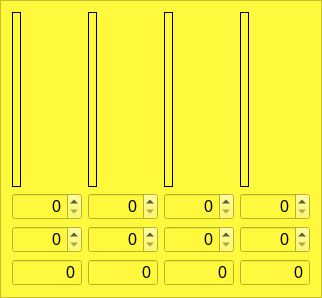
         <widget class="QFrame" name="frame_legendary">
          <property name="styleSheet">
           <string notr="true">background-color: rgb(255, 249, 62);
border-color: rgb(0, 0, 0);
gridline-color: rgb(0, 0, 0);
selection-color: rgb(0, 0, 0);</string>
          </property>
          <property name="frameShape">
           <enum>QFrame::StyledPanel</enum>
          </property>
          <property name="frameShadow">
           <enum>QFrame::Raised</enum>
          </property>
          <layout class="QHBoxLayout" name="horizontalLayout_2">
           <item>
            <layout class="QVBoxLayout" name="verticalLayout_12">
             <item>
              <widget class="QLabel" name="l4_pic">
               <property name="sizePolicy">
                <sizepolicy hsizetype="Fixed" vsizetype="Fixed">
                 <horstretch>0</horstretch>
                 <verstretch>0</verstretch>
                </sizepolicy>
               </property>
               <property name="minimumSize">
                <size>
                 <width>0</width>
                 <height>175</height>
                </size>
               </property>
               <property name="frameShape">
                <enum>QFrame::Box</enum>
               </property>
               <property name="text">
                <string/>
               </property>
               <property name="pixmap">
                <pixmap resource="../img/img_files.qrc">:/img/L4.png</pixmap>
               </property>
               <property name="scaledContents">
                <bool>true</bool>
               </property>
               <property name="alignment">
                <set>Qt::AlignCenter</set>
               </property>
              </widget>
             </item>
             <item>
              <widget class="QDoubleSpinBox" name="sb_l4_atual">
               <property name="sizePolicy">
                <sizepolicy hsizetype="MinimumExpanding" vsizetype="Maximum">
                 <horstretch>0</horstretch>
                 <verstretch>0</verstretch>
                </sizepolicy>
               </property>
               <property name="font">
                <font>
                 <pointsize>12</pointsize>
                </font>
               </property>
               <property name="alignment">
                <set>Qt::AlignRight|Qt::AlignTrailing|Qt::AlignVCenter</set>
               </property>
               <property name="accelerated">
                <bool>true</bool>
               </property>
               <property name="showGroupSeparator" stdset="0">
                <bool>true</bool>
               </property>
               <property name="decimals">
                <number>0</number>
               </property>
              </widget>
             </item>
             <item>
              <widget class="QDoubleSpinBox" name="sb_l4_wanted">
               <property name="sizePolicy">
                <sizepolicy hsizetype="MinimumExpanding" vsizetype="Maximum">
                 <horstretch>0</horstretch>
                 <verstretch>0</verstretch>
                </sizepolicy>
               </property>
               <property name="font">
                <font>
                 <pointsize>12</pointsize>
                </font>
               </property>
               <property name="alignment">
                <set>Qt::AlignRight|Qt::AlignTrailing|Qt::AlignVCenter</set>
               </property>
               <property name="accelerated">
                <bool>true</bool>
               </property>
               <property name="showGroupSeparator" stdset="0">
                <bool>true</bool>
               </property>
               <property name="decimals">
                <number>0</number>
               </property>
              </widget>
             </item>
             <item>
              <widget class="QDoubleSpinBox" name="sb_l4_needed">
               <property name="sizePolicy">
                <sizepolicy hsizetype="MinimumExpanding" vsizetype="Maximum">
                 <horstretch>0</horstretch>
                 <verstretch>0</verstretch>
                </sizepolicy>
               </property>
               <property name="font">
                <font>
                 <pointsize>12</pointsize>
                </font>
               </property>
               <property name="alignment">
                <set>Qt::AlignRight|Qt::AlignTrailing|Qt::AlignVCenter</set>
               </property>
               <property name="readOnly">
                <bool>true</bool>
               </property>
               <property name="buttonSymbols">
                <enum>QAbstractSpinBox::NoButtons</enum>
               </property>
               <property name="accelerated">
                <bool>true</bool>
               </property>
               <property name="showGroupSeparator" stdset="0">
                <bool>true</bool>
               </property>
               <property name="decimals">
                <number>0</number>
               </property>
               <property name="maximum">
                <double>99999999999999996863366107917975552.000000000000000</double>
               </property>
              </widget>
             </item>
            </layout>
           </item>
           <item>
            <layout class="QVBoxLayout" name="verticalLayout_11">
             <item>
              <widget class="QLabel" name="l3_pic">
               <property name="sizePolicy">
                <sizepolicy hsizetype="Fixed" vsizetype="Fixed">
                 <horstretch>0</horstretch>
                 <verstretch>0</verstretch>
                </sizepolicy>
               </property>
               <property name="minimumSize">
                <size>
                 <width>0</width>
                 <height>175</height>
                </size>
               </property>
               <property name="frameShape">
                <enum>QFrame::Box</enum>
               </property>
               <property name="text">
                <string/>
               </property>
               <property name="pixmap">
                <pixmap resource="../img/img_files.qrc">:/img/L3.png</pixmap>
               </property>
               <property name="scaledContents">
                <bool>true</bool>
               </property>
               <property name="alignment">
                <set>Qt::AlignCenter</set>
               </property>
              </widget>
             </item>
             <item>
              <widget class="QDoubleSpinBox" name="sb_l3_atual">
               <property name="sizePolicy">
                <sizepolicy hsizetype="MinimumExpanding" vsizetype="Maximum">
                 <horstretch>0</horstretch>
                 <verstretch>0</verstretch>
                </sizepolicy>
               </property>
               <property name="font">
                <font>
                 <pointsize>12</pointsize>
                </font>
               </property>
               <property name="alignment">
                <set>Qt::AlignRight|Qt::AlignTrailing|Qt::AlignVCenter</set>
               </property>
               <property name="accelerated">
                <bool>true</bool>
               </property>
               <property name="showGroupSeparator" stdset="0">
                <bool>true</bool>
               </property>
               <property name="decimals">
                <number>0</number>
               </property>
              </widget>
             </item>
             <item>
              <widget class="QDoubleSpinBox" name="sb_l3_wanted">
               <property name="sizePolicy">
                <sizepolicy hsizetype="MinimumExpanding" vsizetype="Maximum">
                 <horstretch>0</horstretch>
                 <verstretch>0</verstretch>
                </sizepolicy>
               </property>
               <property name="font">
                <font>
                 <pointsize>12</pointsize>
                </font>
               </property>
               <property name="alignment">
                <set>Qt::AlignRight|Qt::AlignTrailing|Qt::AlignVCenter</set>
               </property>
               <property name="accelerated">
                <bool>true</bool>
               </property>
               <property name="showGroupSeparator" stdset="0">
                <bool>true</bool>
               </property>
               <property name="decimals">
                <number>0</number>
               </property>
              </widget>
             </item>
             <item>
              <widget class="QDoubleSpinBox" name="sb_l3_needed">
               <property name="sizePolicy">
                <sizepolicy hsizetype="MinimumExpanding" vsizetype="Maximum">
                 <horstretch>0</horstretch>
                 <verstretch>0</verstretch>
                </sizepolicy>
               </property>
               <property name="font">
                <font>
                 <pointsize>12</pointsize>
                </font>
               </property>
               <property name="alignment">
                <set>Qt::AlignRight|Qt::AlignTrailing|Qt::AlignVCenter</set>
               </property>
               <property name="readOnly">
                <bool>true</bool>
               </property>
               <property name="buttonSymbols">
                <enum>QAbstractSpinBox::NoButtons</enum>
               </property>
               <property name="accelerated">
                <bool>true</bool>
               </property>
               <property name="showGroupSeparator" stdset="0">
                <bool>true</bool>
               </property>
               <property name="decimals">
                <number>0</number>
               </property>
               <property name="maximum">
                <double>99999999999999997748809823456034029568.000000000000000</double>
               </property>
              </widget>
             </item>
            </layout>
           </item>
           <item>
            <layout class="QVBoxLayout" name="verticalLayout_10">
             <item>
              <widget class="QLabel" name="l2_pic">
               <property name="sizePolicy">
                <sizepolicy hsizetype="Fixed" vsizetype="Fixed">
                 <horstretch>0</horstretch>
                 <verstretch>0</verstretch>
                </sizepolicy>
               </property>
               <property name="minimumSize">
                <size>
                 <width>0</width>
                 <height>175</height>
                </size>
               </property>
               <property name="layoutDirection">
                <enum>Qt::LeftToRight</enum>
               </property>
               <property name="frameShape">
                <enum>QFrame::Box</enum>
               </property>
               <property name="text">
                <string/>
               </property>
               <property name="pixmap">
                <pixmap resource="../img/img_files.qrc">:/img/L2.png</pixmap>
               </property>
               <property name="scaledContents">
                <bool>true</bool>
               </property>
               <property name="alignment">
                <set>Qt::AlignCenter</set>
               </property>
              </widget>
             </item>
             <item>
              <widget class="QDoubleSpinBox" name="sb_l2_atual">
               <property name="sizePolicy">
                <sizepolicy hsizetype="MinimumExpanding" vsizetype="Maximum">
                 <horstretch>0</horstretch>
                 <verstretch>0</verstretch>
                </sizepolicy>
               </property>
               <property name="font">
                <font>
                 <pointsize>12</pointsize>
                </font>
               </property>
               <property name="frame">
                <bool>true</bool>
               </property>
               <property name="alignment">
                <set>Qt::AlignRight|Qt::AlignTrailing|Qt::AlignVCenter</set>
               </property>
               <property name="accelerated">
                <bool>true</bool>
               </property>
               <property name="showGroupSeparator" stdset="0">
                <bool>true</bool>
               </property>
               <property name="decimals">
                <number>0</number>
               </property>
              </widget>
             </item>
             <item>
              <widget class="QDoubleSpinBox" name="sb_l2_wanted">
               <property name="sizePolicy">
                <sizepolicy hsizetype="MinimumExpanding" vsizetype="Maximum">
                 <horstretch>0</horstretch>
                 <verstretch>0</verstretch>
                </sizepolicy>
               </property>
               <property name="font">
                <font>
                 <pointsize>12</pointsize>
                </font>
               </property>
               <property name="alignment">
                <set>Qt::AlignRight|Qt::AlignTrailing|Qt::AlignVCenter</set>
               </property>
               <property name="accelerated">
                <bool>true</bool>
               </property>
               <property name="showGroupSeparator" stdset="0">
                <bool>true</bool>
               </property>
               <property name="decimals">
                <number>0</number>
               </property>
              </widget>
             </item>
             <item>
              <widget class="QDoubleSpinBox" name="sb_l2_needed">
               <property name="sizePolicy">
                <sizepolicy hsizetype="MinimumExpanding" vsizetype="Maximum">
                 <horstretch>0</horstretch>
                 <verstretch>0</verstretch>
                </sizepolicy>
               </property>
               <property name="font">
                <font>
                 <pointsize>12</pointsize>
                </font>
               </property>
               <property name="alignment">
                <set>Qt::AlignRight|Qt::AlignTrailing|Qt::AlignVCenter</set>
               </property>
               <property name="readOnly">
                <bool>true</bool>
               </property>
               <property name="buttonSymbols">
                <enum>QAbstractSpinBox::NoButtons</enum>
               </property>
               <property name="accelerated">
                <bool>true</bool>
               </property>
               <property name="showGroupSeparator" stdset="0">
                <bool>true</bool>
               </property>
               <property name="decimals">
                <number>0</number>
               </property>
               <property name="maximum">
                <double>1000000000000000013287555072.000000000000000</double>
               </property>
              </widget>
             </item>
            </layout>
           </item>
           <item>
            <layout class="QVBoxLayout" name="verticalLayout_9">
             <property name="sizeConstraint">
              <enum>QLayout::SetDefaultConstraint</enum>
             </property>
             <item>
              <widget class="QLabel" name="l1_pic">
               <property name="sizePolicy">
                <sizepolicy hsizetype="Fixed" vsizetype="Fixed">
                 <horstretch>0</horstretch>
                 <verstretch>0</verstretch>
                </sizepolicy>
               </property>
               <property name="minimumSize">
                <size>
                 <width>0</width>
                 <height>175</height>
                </size>
               </property>
               <property name="frameShape">
                <enum>QFrame::Box</enum>
               </property>
               <property name="text">
                <string/>
               </property>
               <property name="pixmap">
                <pixmap resource="../img/img_files.qrc">:/img/L1.png</pixmap>
               </property>
               <property name="scaledContents">
                <bool>true</bool>
               </property>
               <property name="alignment">
                <set>Qt::AlignCenter</set>
               </property>
              </widget>
             </item>
             <item>
              <widget class="QDoubleSpinBox" name="sb_l1_atual">
               <property name="sizePolicy">
                <sizepolicy hsizetype="MinimumExpanding" vsizetype="Maximum">
                 <horstretch>0</horstretch>
                 <verstretch>0</verstretch>
                </sizepolicy>
               </property>
               <property name="font">
                <font>
                 <pointsize>12</pointsize>
                </font>
               </property>
               <property name="alignment">
                <set>Qt::AlignRight|Qt::AlignTrailing|Qt::AlignVCenter</set>
               </property>
               <property name="accelerated">
                <bool>true</bool>
               </property>
               <property name="showGroupSeparator" stdset="0">
                <bool>true</bool>
               </property>
               <property name="decimals">
                <number>0</number>
               </property>
              </widget>
             </item>
             <item>
              <widget class="QDoubleSpinBox" name="sb_l1_wanted">
               <property name="sizePolicy">
                <sizepolicy hsizetype="MinimumExpanding" vsizetype="Maximum">
                 <horstretch>0</horstretch>
                 <verstretch>0</verstretch>
                </sizepolicy>
               </property>
               <property name="font">
                <font>
                 <pointsize>12</pointsize>
                </font>
               </property>
               <property name="alignment">
                <set>Qt::AlignRight|Qt::AlignTrailing|Qt::AlignVCenter</set>
               </property>
               <property name="accelerated">
                <bool>true</bool>
               </property>
               <property name="showGroupSeparator" stdset="0">
                <bool>true</bool>
               </property>
               <property name="decimals">
                <number>0</number>
               </property>
              </widget>
             </item>
             <item>
              <widget class="QDoubleSpinBox" name="sb_l1_needed">
               <property name="sizePolicy">
                <sizepolicy hsizetype="MinimumExpanding" vsizetype="Maximum">
                 <horstretch>0</horstretch>
                 <verstretch>0</verstretch>
                </sizepolicy>
               </property>
               <property name="font">
                <font>
                 <pointsize>12</pointsize>
                </font>
               </property>
               <property name="alignment">
                <set>Qt::AlignRight|Qt::AlignTrailing|Qt::AlignVCenter</set>
               </property>
               <property name="readOnly">
                <bool>true</bool>
               </property>
               <property name="buttonSymbols">
                <enum>QAbstractSpinBox::NoButtons</enum>
               </property>
               <property name="accelerated">
                <bool>true</bool>
               </property>
               <property name="showGroupSeparator" stdset="0">
                <bool>true</bool>
               </property>
               <property name="decimals">
                <number>0</number>
               </property>
               <property name="maximum">
                <double>1000000000000000019884624838656.000000000000000</double>
               </property>
              </widget>
             </item>
            </layout>
           </item>
          </layout>
         </widget>
